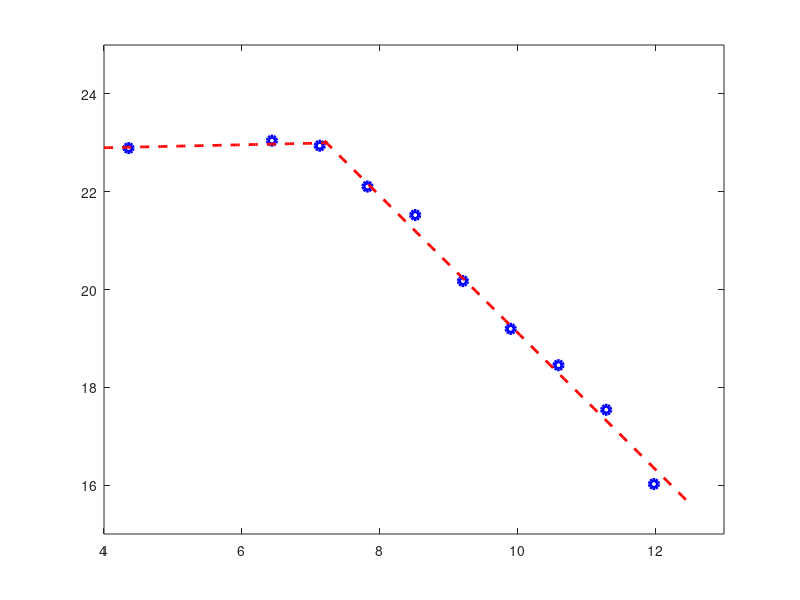

Source code (MATLAB):

miR = [22.661 22.497 22.224 ; 21.079 20.989 20.939 ; 23.507 23.329 23.377 ; 23.082 23.028 23.023 ; 22.624 22.529 22.419 ; ...
    21.389 21.396 21.404 ; 21.422 21.426 21.254 ; 20.072 20.136 20.022 ; 19.000 18.963 18.774 ; 18.188 18.183 18.232 ; 17.371 17.207 17.191 ; ...
    16.340 16.182 15.161] ;

vuoto = [24.126 24.059 24.137] ;
pre_miR = [16.872 16.722 16.789] ;

u44 = [21.500 21.317 21.454 ; 21.371 21.304 21.371 ; 21.675 21.547 21.494 ; 22.005 21.532 22.028 ; ...
    21.507 21.410 21.399 ; 21.199 21.157 21.080 ; 21.764 21.676 21.659 ; 21.705 21.572 22.001 ; 21.590 21.717 21.409 ; ...
    21.643 21.600 21.569 ; 21.584 21.555 21.575 ; 21.858 21.627 21.698] ;

vuoto_u44 = [21.783 21.418 21.405] ;
pre_miR_u44 = [21.420 21.700 21.593] ;

for i=1:12
    miR_mean(i) = mean(miR(i,:)) ;
    u44_mean(i) = mean(u44(i,:)) ;
end

molecole_per_cell = [78 156 312 625 1250 2500 5000 10000 20000 40000 80000 160000] ;

max_u44 = max(u44_mean) ;
u44_corretto(1:12) = max_u44 - u44_mean(1:12) ;

for i=1:12
    miR_corretto(i,1:3) = miR(i,1:3) + u44_corretto(i) ;
end

miR_mean_corretto = miR_mean + u44_corretto ;

for i=1:12
    miR_corretto_mean(i) = mean(miR_corretto(i,:)) ;
end

fit_cT = polyfit(log(molecole_per_cell(5:end)),miR_corretto_mean(5:end),1) ; 
x1 = linspace(7.2,12.5);
y1 = polyval(fit_cT,x1);

fit_cT2 = polyfit(log(molecole_per_cell([1 4 5])),miR_corretto_mean([1 4 5]),1) ; 
x2 = linspace(4,7.25);
y2 = polyval(fit_cT2,x2);


figure; 
plot(log(molecole_per_cell([1 4:end])), miR_corretto_mean([1 4:end]),'ob','linewidth',3)
hold on
plot(x1,y1,'r--','linewidth',2)
plot(x2,y2,'r--','linewidth',2)
hold off
xlim([4 13])
ylim([15 25])

vuoto_u44_mean = mean(vuoto_u44) ;
vuoto_u44_corretto = max_u44 - vuoto_u44_mean ;

vuoto_corretto(1:3) = vuoto(1:3) + vuoto_u44_corretto ;
vuoto_mean = mean(vuoto_corretto) ;


